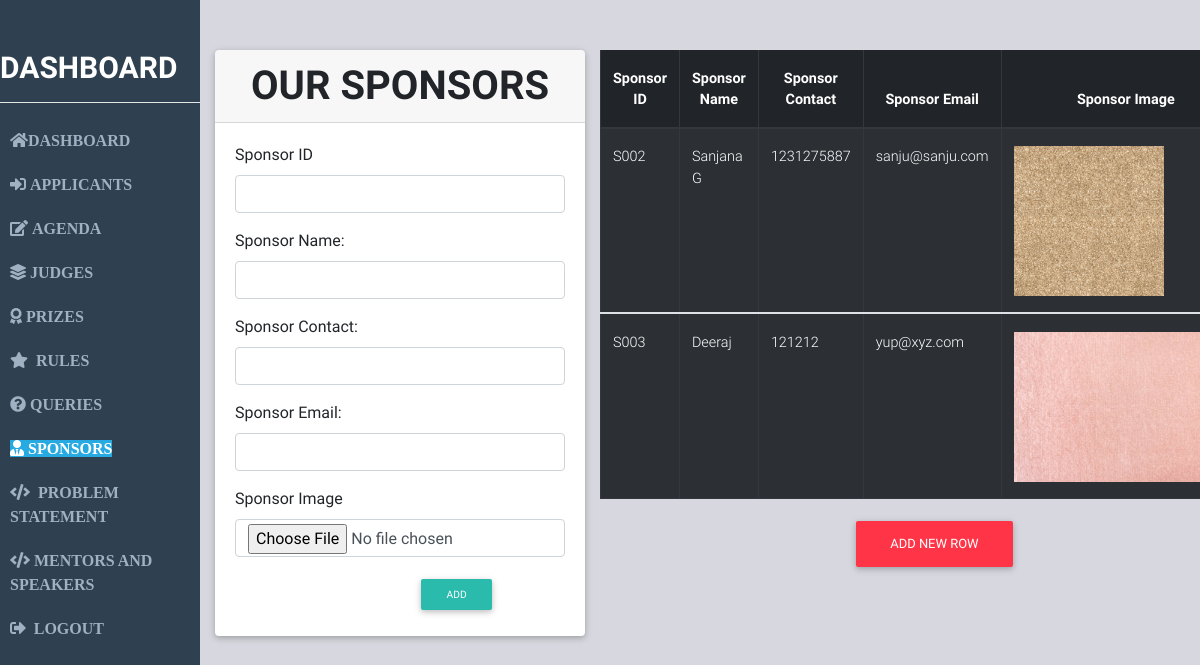
The page /sponsors.php (signed in) on the database its author committed.
### tables this page shows
CREATE TABLE `sponser` (
  `id` int(11) NOT NULL,
  `s_id` varchar(255) NOT NULL,
  `name` varchar(255) NOT NULL,
  `contact` varchar(255) NOT NULL,
  `email` varchar(255) NOT NULL,
  `s_image` varchar(255) NOT NULL
);

### sponsors.php (the view, shortened to what this page needs)
<?php
include("connect.php");
?>
<!DOCTYPE html>
<html>
<head>
	<link rel="stylesheet" href="https://use.fontawesome.com/releases/v5.3.1/css/all.css">
	<link rel="stylesheet" type="text/css" href="CSS/bootstrap.min.css">
	<link rel="stylesheet" type="text/css" href="CSS/mdb.min.css">
</head>
<body>
	<div class="container-fluid">
		<div class="row">
      <div class="col-sm-2 col-md-2 left">
				<h1 class="text-uppercase font-weight-bold text-white">Dashboard</h1>
				<hr class="white">
				<ul class="nav nav-pills nav-stacked md-pills" id="main">
          <li class="list-item"><a href="ad_dashboard.php" class="text-uppercase font-weight-bold"><span><i class="fas fa-home"></span></i>DASHBOARD</a>
          </li>
					<li class="list-item"><a href="rsvp.php" class="text-uppercase font-weight-bold"><span><i class="fas fa-sign-in-alt">&nbsp;</span></i>Applicants</a>
					</li>
					<li class="list-item"><a href="agenda.php" class="text-uppercase font-weight-bold"><spam><i class="fas fa-edit"></i>&nbsp;</span>Agenda</a>
					</li>
					<li class="list-item"><a href="judges.php" class="text-uppercase font-weight-bold"><span><i class="fas fa-layer-group"></i>&nbsp;</span>Judges</a>
					</li>
					<li class="list-item"><a href="prizes.php" class="text-uppercase font-weight-bold"><span><i class="fas fa-award"></i>&nbsp;</span>Prizes</a>
					</li>
					<li class="list-item"><a href="rules.php" class="text-uppercase font-weight-bold"><span><i class="fas fa-star"></i>&nbsp;</span> Rules</a>
					</li>
					<li class="list-item"><a href="query.php" class="text-uppercase font-weight-bold"><span><i class="fas fa-question-circle"></i>&nbsp;</span>Queries</a>
					</li>
					<li class="list-item active"><a href="sponsors.php" class="text-uppercase font-weight-bold"><span><i class="fas fa-user-tie"></i>&nbsp;</span>Sponsors</a>
					</li>
					<li class="list-item"><a href="problem.php" class="text-uppercase font-weight-bold"><span><i class="fas fa-code"></i>&nbsp;</span> Problem Statement</a>
					</li>
          <li class="list-item"><a href="mentors.php" class="text-uppercase font-weight-bold"><span><i class="fas fa-code"></i>&nbsp;</span>Mentors and Speakers</a>
          </li>
          <li class="list-item"><a href="logout.php" class="text-uppercase font-weight-bold"><span><i class="fas fa-sign-out-alt"></i>&nbsp;</span> Logout</a>
					</li>
				</ul>
			</div>
			<div class="col-sm-4 col-md-4 center">
				<div class="card">
					<div class="card-header h1 font-weight-bold text-uppercase text-center">Our Sponsors</div>
					<div class="card-body">
						<div class="form">
							<div class="form-group">
								<form action ="sponsors.php" method="post" enctype="multipart/form-data">
								<label for="name">Sponsor ID</label>
								<input type="text" name="s_id" id="name" class="form-control">
							</div>
							<div class="form-group">
								<label for="name">Sponsor Name:</label>
								<input type="text" name="name" id="name" class="form-control">
							</div>
              <div class="form-group">
                <label for="name">Sponsor Contact:</label>
                <input type="tel" name="contact" id="name" class="form-control">
              </div>
              <div class="form-group">
                <label for="name">Sponsor Email:</label>
                <input type="email" name="email" id="name" class="form-control">
              </div>
							<div class="form-group">
                <label for="file">Sponsor Image</label>
								<input type="file" name="s_image" id="file" class="form-control py-1">
							</div>
							<button class="btn btn-sm text-center text-uppercase aqua-gradient" name="insert" value="submit" id="button">Add</button>
						</div></form>
					</div>
				</div>
			</div>
			<div class="col-sm-6 col-md-6 right">
				<table class="table table-hover table-striped table-bordered table-responsive table-dark" id="makeEditable">
					<thead class="font-weight-bold text-center">
						<tr>
						<th><b>Sponsor ID</th>
						<th><b>Sponsor Name</th>
						<th><b>Sponsor Contact</th>
            <th><b>Sponsor Email</th>
            <th><b>Sponsor Image</th>
          </tr>
					</thead>
          <?php
          $query = $con->query('SELECT * FROM sponser');
          if($query->num_rows > 0){
              while($row = $query->fetch_assoc()){
                  $imageURL = '../walmart/images/sponsors/'.$row['s_image'];
                  $name = $row['name'];
                  $contact = $row['contact'];
                  $email = $row['email'];
                  $s_id = $row['s_id'];
          ?>
					<tbody>
						<tr>
						<td><?php echo "$s_id";  ?></td>
						<td><?php echo"$name"; ?></td>
            <td><?php echo"$contact";?></td>
						<td class="text-justify"><?php echo "$email";?></td>
            <td> <img src=" <?php echo $imageURL; ?> " style="height:150px" alt="Sponsers"> </td>
						</tr>
          <?php }
          }
          else{ ?>
            <center>  <h1>NO SPONSORS</h1></center>
          <?php } ?>
					</tbody>
				</table>
				<span><button id="but_add" class="btn btn-danger">Add New Row</button></span>
			</div>
		</div>
	</div>
</body>
</html>

### sponsors.php (style rules this page uses)
html,body { margin:0px; padding: 0px; }
.left { background-color: #2F4050; width: 100%; height: 100vh; padding:50px 0px; }
.left h1 { font-family: Roboto; font-size: 30px; }
.left ul { display: block; }
.left ul li { padding: 10px; }
.left ul li a { color: #9FB1C2; font-size: 16px; font-family: Poppins; }
.left ul .active a { color: #FFFFFF; background-color: #27AAE1; font-weight: bolder; }
.center { background-color: #D7D7DF; }
.card { margin-top: 50px; }
.right { background-color: #D7D7DF; padding: 50px 0px; }
#but_add { transform: translateX(250px); }
#button { transform: translateX(180px); background-color: #2BBBAD; }
.aqua-gradient { background-color: #2BBBAD; }

### rows shown on the page
sponser: s "S002", name "Sanjana G", contact "1231275887", email "sanju@sanju.com", s_image (picture)
sponser: s "S003", name "Deeraj", contact "121212", email "yup@xyz.com", s_image (picture)
